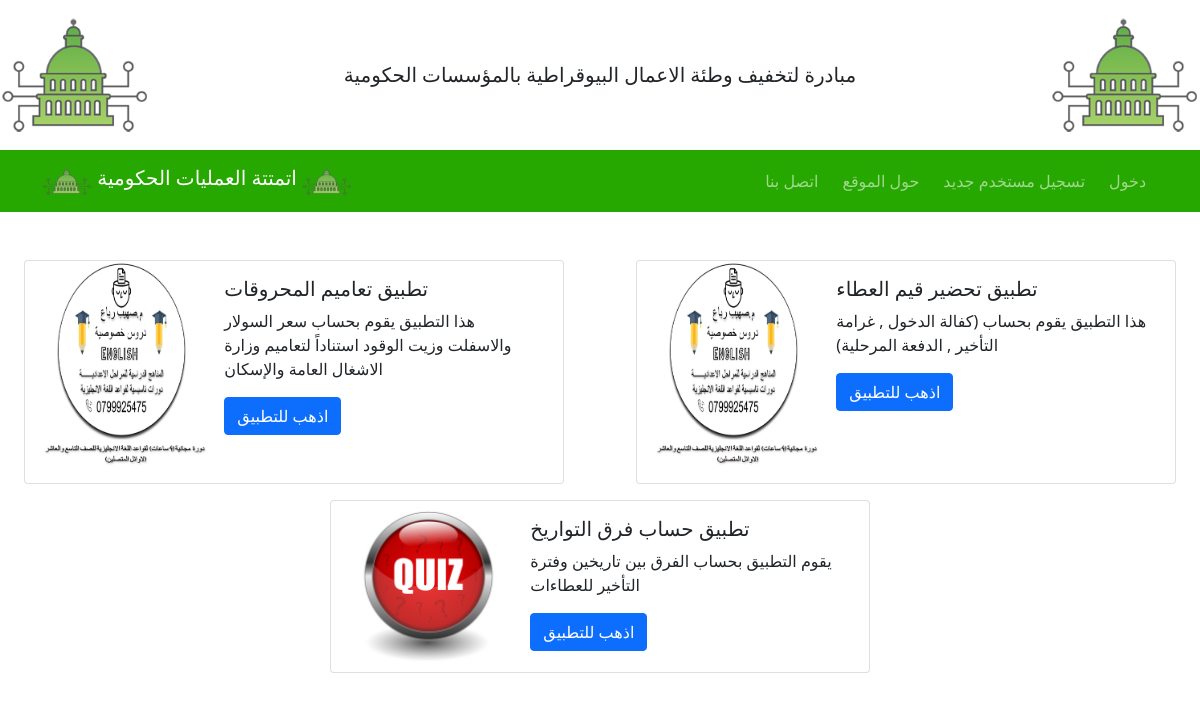
/, run on an earlier commit of the app's database.
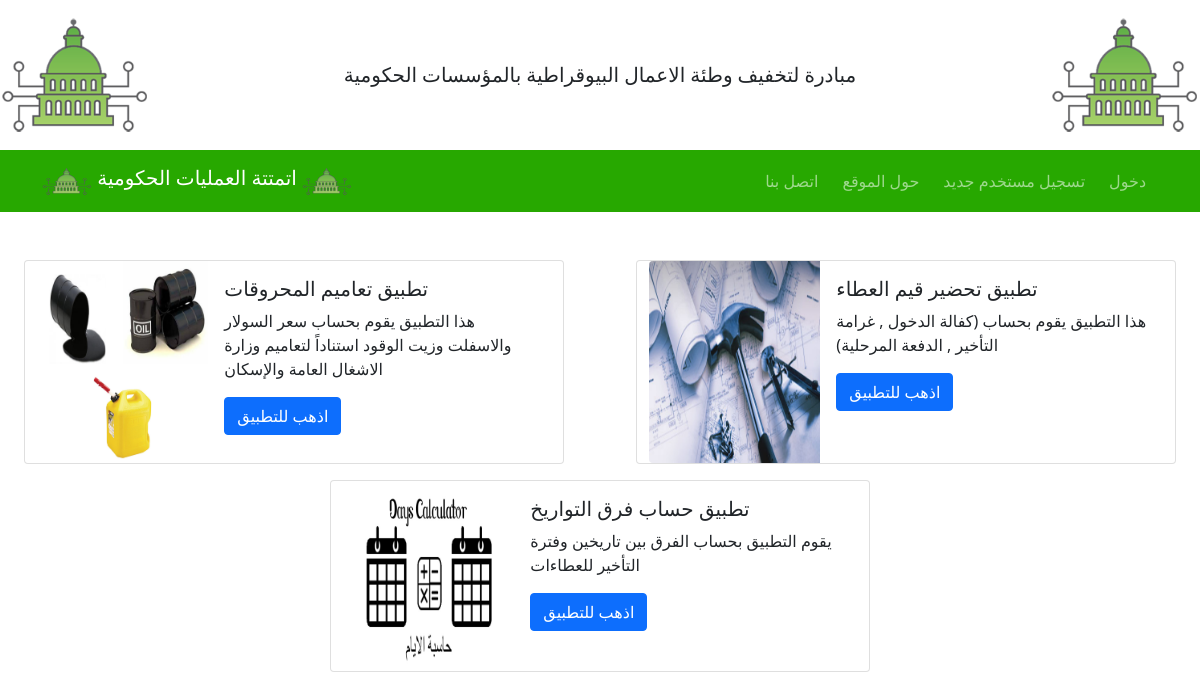
And on a later commit of the database.
### apps/models.py (models this page shows, shortened)
class Applications(models.Model):
    title = models.CharField(max_length=255)
    body = models.TextField()
    url = models.TextField()
    image = models.ImageField(upload_to='images/')
    icon = models.ImageField(upload_to='images/')
    app_user = models.ForeignKey(User, on_delete=models.CASCADE)

### apps/views.py (the view)
# urls.py: 2. Add a URL to urlpatterns:  path('', views.home, name='home')
def home(request):
    applications = Applications.objects
    context = {'applications': applications}
    return render(request, 'apps/home.html', context)

### templates/apps/home.html (shortened to what this page needs)
{% extends 'base.html' %}
{% load static %}
{% block content %}
<br>
<div class="row">
  {% for app in applications.all %}
  <div class="card mb-3 container col-sm-6" style="max-width: 540px;">
    <div class="row g-0">
      <div class="col-md-4">
        <img src={{app.image.url}} class="img-fluid rounded-start" alt="...">
      </div>
      <div class="col-md-8">
        <div class="card-body">
          <h5 class="card-title">{{app.title}}</h5>
          <p class="card-text">{{app.body}}</p>
            <a href={{app.url}} class="btn btn-primary">اذهب للتطبيق</a>
        </div>
      </div>
    </div>
  </div>
  {% endfor %}
</div>
{% endblock %}

### templates/base.html (shortened to what this page needs)
<!doctype html>
<html lang="en">
  <head >
    {% load static %}
    <link href="https://cdn.jsdelivr.net/npm/bootstrap@5.1.3/dist/css/bootstrap.min.css" rel="stylesheet">
  </head>
  <body>
    <header >
    <div class="d-flex justify-content-between row-hl">
      <div class=" item-hl"><img  class="img-fluid" alt="Responsive image"  src="{% static 'one-digital-gov_200.png' %}" hight=50 width=150 alt=""  ></div>
      <div  class="    my-auto  mx-auto h5 " style="font-family:'Calibri, sans-serif';">
مبادرة لتخفيف وطئة الاعمال البيوقراطية بالمؤسسات الحكومية
       </div>
      <div class=" item-hl"><img  class="img-fluid" alt="Responsive image"  src="{% static 'one-digital-gov_200.png' %}"  hight=50 width=150 alt=""  ></div>
    </div>
      <nav class="navbar navbar-expand-lg navbar-dark   " style="background-color:#27a800; color:white">
  <div class="container">
    <a class="navbar-brand lead  active" href="{% url 'home' %}">  <img  src="{% static 'one-digital-gov_200.png' %}" alt="" width="50" height="35" class="d-inline-block align-text-top">
     اتمتتة العمليات الحكومية</span>  <img   src="{% static 'one-digital-gov_200.png' %}" alt="" width="50" height="35" class="d-inline-block align-text-top"></a>
    <div class="collapse navbar-collapse justify-content-end" id="navbarNav">
      <ul class="navbar-nav   ">
        {% if request.get_full_path == "/contact/" %}
        <li class="nav-item">
          <a class="nav-link active   mx-1 " aria-current="page" href="{% url 'contact' %}">اتصل بنا</a>
        </li>
        {% else %}
        <li class="nav-item">
          <a class="nav-link   mx-1 " aria-current="page" href="{% url 'contact' %}">اتصل بنا</a>
        </li>
        {% endif %}
        {% if request.get_full_path == "/about/" %}
        <li class="nav-item ">
          <a class="nav-link  active   mx-1 " href="{% url 'about' %}"> حول الموقع </a>
        </li>
{% else %}
<li class="nav-item ">
  <a class="nav-link    mx-1 " href="{% url 'about' %}"> حول الموقع </a>
</li>
{% endif %}
        {% if user.is_authenticated %}
      <li  class='nav-item'>
        <a class=" nav-link   " href="javascript:{document.getElementById('logout').submit()}" onclick="">تسجيل خروج</a>
        </li>
        <form id="logout" method="POST" action="{% url 'logout' %}">
        {% csrf_token %}
          <input type="hidden" />
        </form>
        {% else %}
        {% if request.get_full_path == "/accounts/signup" %}
        <li class="nav-item">
        <a class=" nav-link active   mx-1" href="{% url 'signup' %}"> تسجيل مستخدم جديد </a>
        </li>
        {% else %}
        <li class="nav-item">
        <a class=" nav-link   mx-1" href="{% url 'signup' %}"> تسجيل مستخدم جديد </a>
        </li>
        {% endif %}
        {% if request.get_full_path == "/accounts/login" %}
        <li class='nav-item'>
        <a class=" nav-link active   mx-1 " href="{% url 'login' %}"> دخول </a>
        </li>
        {% else %}
        <li class='nav-item'>
        <a class=" nav-link  mx-1  " href="{% url 'login' %}"> دخول </a>
        </li>
        {% endif %}
        {% endif %}
      </ul>
    </div>
  </div>
</nav>
    </header>
<br>
    {% block content %}
{% endblock %}
<br><br><br><br><br><br>
  </body>
</html>

What changed in the data, as far as the page shows it:
changed Applications "تطبيق تعاميم المحروقات": image: a different picture
changed Applications "تطبيق تحضير قيم العطاء": image: a different picture
changed Applications "تطبيق حساب فرق التواريخ": image: a different picture
